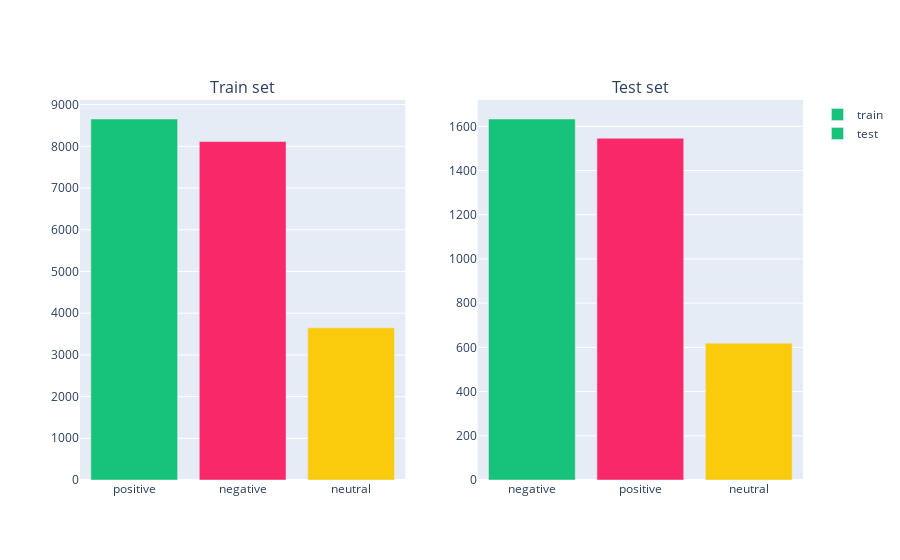

Notebook cell for this chart:
### Code cell
fig=make_subplots(1,2,subplot_titles=('Train set','Test set'))
x=train.sentiment.value_counts()
fig.add_trace(go.Bar(x=x.index,y=x.values,marker_color=['#17C37B','#F92969','#FACA0C'],name='train'),row=1,col=1)
x=test.sentiment.value_counts()
fig.add_trace(go.Bar(x=x.index,y=x.values,marker_color=['#17C37B','#F92969','#FACA0C'],name='test'),row=1,col=2)

### Figure 1 — Plotly figure (JSON) as saved in the notebook; plotly's stock layout.template omitted (floating-point values rounded to 4 significant figures)
{"data": [{"name": "train", "yaxis": "y", "y": [8656, 8115, 3648], "xaxis": "x", "marker": {"color": ["#17C37B", "#F92969", "#FACA0C"]}, "x": ["positive", "negative", "neutral"], "type": "bar"}, {"name": "test", "yaxis": "y2", "y": [1633, 1546, 619], "xaxis": "x2", "marker": {"color": ["#17C37B", "#F92969", "#FACA0C"]}, "x": ["negative", "positive", "neutral"], "type": "bar"}], "layout": {"xaxis": {"domain": [0, 0.45], "anchor": "y"}, "yaxis": {"domain": [0, 1], "anchor": "x"}, "xaxis2": {"domain": [0.55, 1], "anchor": "y2"}, "yaxis2": {"domain": [0, 1], "anchor": "x2"}, "annotations": [{"yanchor": "bottom", "xref": "paper", "xanchor": "center", "yref": "paper", "text": "Train set", "y": 1, "x": 0.225, "font": {"size": 16}, "showarrow": false}, {"yanchor": "bottom", "xref": "paper", "xanchor": "center", "yref": "paper", "text": "Test set", "y": 1, "x": 0.775, "font": {"size": 16}, "showarrow": false}]}}
